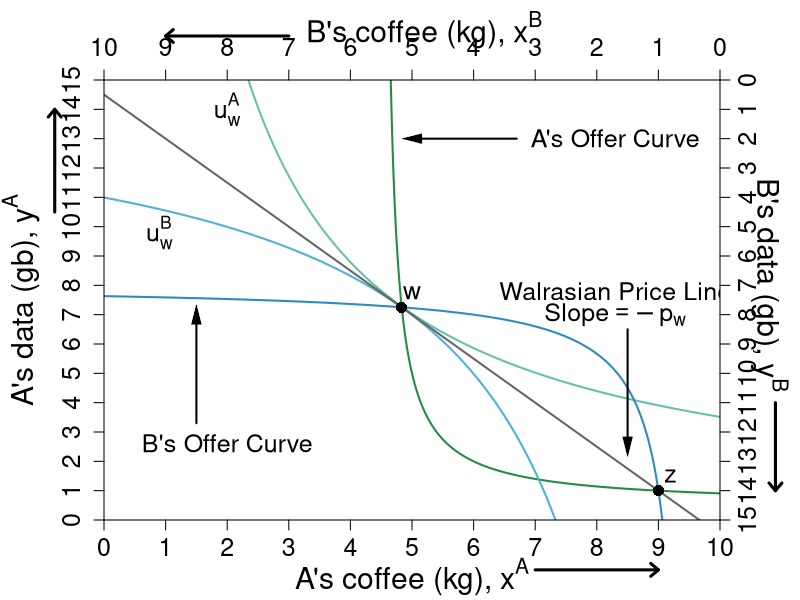

R code for this plot:
#' Graph Designer: Simon Halliday, Scott Cohn
#' Authors: Bowles and Halliday
#' Title: Coordination, Conflict and Competition: A Text in Microeconomics

library("shape")

pdf(file = "what_can_markets_do/property_walras_market.pdf", width = 9, height = 7)

# Set parameters for graphics
axislabelsize <- 1.8
labelsize <- 1.5
namesize <- 1.8
annotatesize <- 1.5
graphlinewidth <- 2
segmentlinewidth <- 1.5

COL <- c("#7fc97f", "#beaed4", "#fdc086", "#ffff99", "#386cb0", "#f0027f", "#bf5b17", "#666666")
COLA <- c("#e0f3db", "#99d8c9","#66c2a4","#41ae76", "#238b45", "#005824")
COLB <- c("#c6dbef", "#4eb3d3", "#2b8cbe", "#0868ac","#084081")
COLC <- c("#fcfbfd", "#efedf5", "#dadaeb", "#bcbddc", "#9e9ac8", "#807dba", "#6a51a3", "#54278f", "#3f007d")
grays <- gray.colors(25, start = 1, end = 0, alpha = 1)



indiffcurveA1 <- function(x, U = 4, A = 1, a = 0.5) {
  ((((U-2)/A)*(1/x)^a)^(1/(1-a)))
}

indiffcurveA2 <- function(x, U = 4, A = 1, a = 0.5) {
  (((U/A)*(1/x)^a)^(1/(1-a)))
}

indiffcurveA3 <- function(x, U = 5.93, A = 1, a = 0.5) {
  (((U/A)*(1/x)^a)^(1/(1-a)))
}

indiffcurveA4 <- function(x, U = 6.984164, A = 1, a = 0.5) {
  ((((U)/A)*(1/x)^a)^(1/(1-a)))
}

paretoEC <- function(x) {
  (3/2)*x
}

OfferCurveA <- function(x) {
  # x/(x  - 4)
  x / (2*x - 9)
}

mrsplot <- function(x) {
  (13/2)*(x/(9-x)^2)
}

OfferCurveB <- function(x) {
  #15 - (14/2)*(10 - x)/(9 - x)
  (145 - 16*x) / (19 - 2*x)
}

WalrasPrice <- function(x) {
  14.5 - (3/2)*x
}

#Deriving the offer curves: let py = 1
#wA = 8px + 2py = 8px + 2; Demand: x = w/2px => x = 4 + 1/px => px = 1/(x - 4)
#Offer curve is y = px*x => (1/(x-4))*x = x/(x-4) defined for x neq 4
#wA = 2px + 13py = 2px + 13; Demand: x = w/2px => x = 1 + 13/2px => px = 13/2(x - 1)
#B's Offer curve is y = px*x => (13/2)(1/(x-1))*x = (13/2)(x/(x-1)
#Therefore in terms of yA and xA:
#15 - y = (13/2)*(10 - x)/(10 - x - 1)
#Therefore y = 15 - (13/2)*(10-x)/(9 - x) defined for x neq 9
#The tangency of the indifference curve and the offer curve gives mrsplot
#Where mrsplot equals that offer curve, we get x = (3/17)*(51 - sqrt(221)) = 6.376576; 
#So y = 6.022321; therefore u = (6.376576^0.5)*(6.022321^0.5)

indiffcurveBneg1 <- function(x, U = 5.09, A = 1, a = 0.5) {
  15 - (((U/A)*(1/(10 - x))^a)^(1/(1-a)))
}

indiffcurveBneg2 <- function(x, U = 6.33, A = 1, a = 0.5) {
  15 - (((U/A)*(1/(10 - x))^a)^(1/(1-a)))
}

#Aisha happens to have found 8 apples and 2 oranges, 
#and Betty happens to have found 2 apples and 13 oranges. 
#Aisha's utility (8^0.5)*(2^0.5) = 4
#Betty's utility (2^0.5)*(13^0.5) = 5.09


par(mar =  c(4, 5.2, 4, 4))
xlims <- c(0, 10)
ylims <- c(0, 15)
xlims2 <- c(10, 0)
ylims2 <- c(15, 0)

plot(0, 0, xlim = xlims, ylim = ylims, type = "n",
     xlab = expression(paste("A's coffee (kg), ", x^A)),
     ylab = expression(paste("A's data (gb), ", y^A)), 
     #line = 2.5,
     xaxt = "n", 
     yaxt = "n", 
     cex.lab = axislabelsize, 
     bty = "n",
     xaxs = "i", 
     yaxs = "i")


npts <- 500 
npts2 <- 501

#Specify the sequences of points for graphing. 
xx1 <- seq(xlims[1], xlims[2], length.out = npts)
yy1 <- indiffcurveA2(xx1, U = 4, A = 1, a = 0.5)
yy2 <- indiffcurveA2(xx1)


#I need something like xx1 with npts for 
xx2 <- seq(4.5, xlims[2], length.out = npts)
xx3 <- seq(xlims[1], 9.1, length.out = npts)
xx4 <- seq(1, 9.5, length.out = npts)

#Draw the lines for the graphs

lines(xx1, indiffcurveA3(xx1), col = COLA[3], lwd = graphlinewidth)

lines(xx2, OfferCurveA(xx2), col = COLA[5], lwd = graphlinewidth)
lines(xx1, indiffcurveBneg2(xx1), col = COLB[2], lwd = graphlinewidth)

lines(xx3, OfferCurveB(xx3), col = COLB[3], lwd = graphlinewidth)
lines(xx1, WalrasPrice(xx1), col = COL[8], lwd = graphlinewidth)

#Customize ticks and labels for the plot
ticksy <- seq(from = 0, to = 15, by = 1)
ylabels <- seq(from = 0, to = 15, by = 1)
ticksx <- seq(from = 0, to = 10, by = 1)
xlabels <- seq(from = 0, to = 10, by = 1)
axis(1, at = ticksx, pos = 0, labels = xlabels, cex.axis = labelsize)
axis(2, at = ticksy, pos = 0, labels = ylabels, las = 0, gap.axis = -1, cex.axis = labelsize)

#Add arrows:
arrows(-0.8, 10.5, -0.8, 14, xpd = TRUE, length = 0.1, angle = 40, lwd = 3)
arrows(7, -1.7, 9, -1.7, xpd = TRUE, length = 0.1, angle = 40, lwd = 3)

#Annotation of the three graphs and the NE

text(2, 14, expression(u[w]^A), cex = labelsize)
# 

# #Label B's offer curve
text(2, 2.6, expression("B's Offer Curve"), cex = labelsize)
Arrows(1.5, 3.3, 1.5, 7, col = "black", lty = 1, lwd = 2, arr.type = "triangle", arr.lwd = 0.5)
# 
# # Price Line
text(8.3, 13, expression(paste("A's Offer Curve")), cex = labelsize)
Arrows(6.7, 13, 5, 13, col = "black", lty = 1, lwd = 2, arr.type = "triangle", arr.lwd = 0.5)


# Walrasian Price Line
text(8.3, 7.8, expression(paste("Walrasian Price Line")), cex = labelsize)
text(8.3, 7, expression(paste("Slope", phantom() == -p[w])), cex = labelsize)
Arrows(8.5, 6.5, 8.5, 2.5, col = "black", lty = 1, lwd = 2, arr.type = "triangle", arr.lwd = 0.5)


# #Add a point for the initial endowment
points(4.8275, 7.25, pch = 16, col = "black", cex = 1.5)
text(5, 7.75, expression(w), cex = labelsize)

#Set up second axes and labels

par(new = TRUE)

#Use the same x and ylims as previously, but with locations switched
xlims2 <- c(10, 0)
ylims2 <- c(15, 0)

#Leave the ylab and xlab blank to ensure no axes titles
plot(0, 0, xlim = xlims2, ylim = ylims2, type = "n",
     xlab = expression(paste("")),
     ylab = expression(paste("")),
     xaxt = "n", 
     yaxt = "n", 
     #cex.lab = 1.2,
     cex.axis = labelsize,
     bty = "n",
     xaxs = "i", 
     yaxs = "i")

#Set up axes at sides 3 and 4 (top and right)
axis(side = 3, at = ticksx, pos = 0, labels = xlabels, cex.axis = labelsize)
axis(side = 4, at = ticksy, pos = 0, labels = ylabels, las = 0, gap.axis = -1, cex.axis = labelsize)
text(4.8, -1.7, expression(paste("B's coffee (kg), ", x^B)), xpd = TRUE, cex = axislabelsize) 
text(-0.8, 7, expression(paste("B's data (gb), ", y^B)), xpd = TRUE, cex = axislabelsize, srt = 270) 

#Add arrows:
arrows(-0.9, 11, -0.9, 14, xpd = TRUE, length = 0.1, angle = 40, lwd = 3)
arrows(7, -1.5, 9, -1.5, xpd = TRUE, length = 0.1, angle = 40, lwd = 3)

#Functions for B's indifference curves
indiffcurveB1 <- function(x, U = 5.09, A = 1, a = 0.5) {
  ((((U-2)/A)*(1/x)^a)^(1/(1-a)))
}

indiffcurveB2 <- function(x, U = 5.09, A = 1, a = 0.5) {
  (((U/A)*(1/x)^a)^(1/(1-a)))
}

indiffcurveB3 <- function(x, U = 5.703502, A = 1, a = 0.5) {
  ((((U)/A)*(1/x)^a)^(1/(1-a)))
}

indiffcurveB4 <- function(x, U = 8.244574, A = 1, a = 0.5) {
  ((((U)/A)*(1/x)^a)^(1/(1-a)))
}





#Label B's indifference curves

text(9.1, 5.2, expression(u[w]^B), cex = labelsize)


#Add a point for the initial endowment
points(1, 14, pch = 16, col = "black", cex = 1.5)
text(0.8, 13.5, expression(z), cex = labelsize)









#Calculate TIOLI power allocation for B
#mrs(x,y) => pareto efficient curve is (3/2)x = y
#A's initital utility is 4 = u(8,2) = (8^0.5)*(2^0.5)
#Therefore substitute in the contract curve u_e^A = 4 = (x^A)^(0.5)(3/2*x^A)^0.5
# => x^A = 4/((3/2)^0.5) = 3.27 => x^B = 6.73
# => y^A = 3/2(x^A) = 4.9 => y^B = 10.1

#Add point g for B's TIOLI power
# points(6.73, 10.1, pch = 16, col = "black", cex = 1.5)
# text(6.73, 10.6, expression(g))

#Calculate TIOLI power allocation for A
#mrs(x,y) => pareto efficient curve is (3/2)x = y
#A's initital utility is 4 = u(8,2) = (8^0.5)*(2^0.5)
#Therefore substitute in the contract curve u_e^A = 4 = (x^A)^(0.5)(3/2*x^A)^0.5
# => x^B = 5.09/((3/2)^0.5) = 4.16 => x^A = 5.84
# => y^B = 3/2(x^B) = 6.23 => y^A = 8.77 
#=> u^A = (5.84^0.5)*(8.77^0.5) = 7.156591
#Add point f for A's TIOLI power
# points(4.16, 6.23, pch = 16, col = "black", cex = 1.5)
# text(4.16, 5.8, expression(f))


#Annotating B's endowment
#text(1.8, 12.5, expression(z), cex = labelsize)

#Annotating a point that is a Pareto improvement over e.
#points(3.623424, 8.977679, pch = 16, col = "black", cex = 1.5)
#text(3.623424, 8.4, expression(h))
#(2.94^0.5)*(12.76^0.5)

#Label Pareto Improving Lens
#text(7, 5, expression(paste("Pareto-Improving Lens")))

dev.off()
